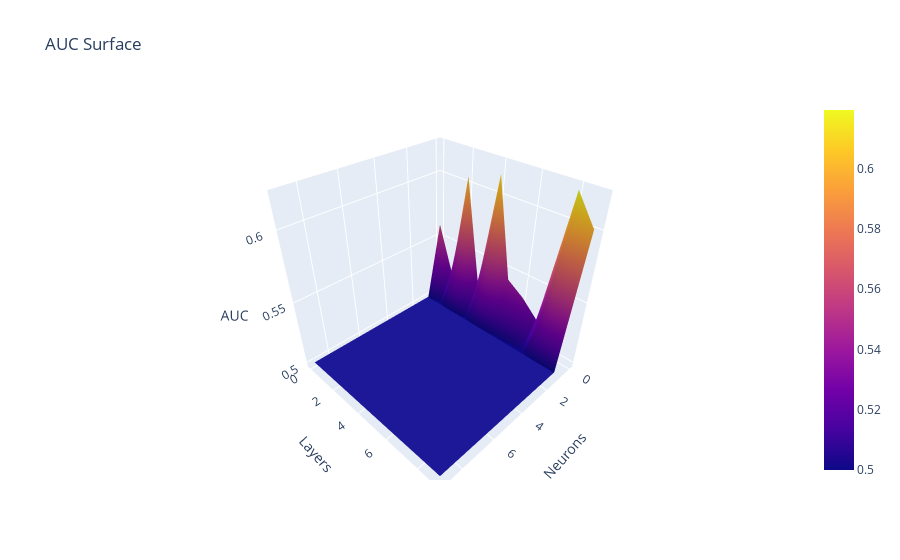

Notebook code cell kept with this figure:
### Code cell
fig3 = go.Figure(data=[go.Surface(z=AUC_v09)])

fig3.update_layout(title='AUC Surface', autosize=True,
                   scene = dict(xaxis_title='Neurons',
                                yaxis_title='Layers',
                                zaxis_title='AUC'))
fig3.update_yaxes(tickvals=[x+30 for x in range(10)])
fig3.update_xaxes(tickvals=[x+30 for x in range(10)])

fig3.show()
fig3.write_html('AUC_09.html')

### Figure 1 — Plotly figure (JSON) as saved in the notebook; plotly's stock layout.template omitted (floating-point values rounded to 4 significant figures)
{"data": [{"type": "surface", "z": [[0.5601, 0.5, 0.5, 0.5, 0.5, 0.5, 0.5, 0.5, 0.5, 0.5], [0.5225, 0.5, 0.5, 0.5, 0.5, 0.5, 0.5, 0.5, 0.5, 0.5], [0.605, 0.5, 0.5, 0.5, 0.5, 0.5, 0.5, 0.5, 0.5, 0.5], [0.5256, 0.5, 0.5, 0.5, 0.5, 0.5, 0.5, 0.5, 0.5, 0.5], [0.6139, 0.5, 0.5, 0.5, 0.5, 0.5, 0.5, 0.5, 0.5, 0.5], [0.5419, 0.5, 0.5, 0.5, 0.5, 0.5, 0.5, 0.5, 0.5, 0.5], [0.5334, 0.5, 0.5, 0.5, 0.5, 0.5, 0.5, 0.5, 0.5, 0.5], [0.5212, 0.5, 0.5, 0.5, 0.5, 0.5, 0.5, 0.5, 0.5, 0.5], [0.6195, 0.5, 0.5, 0.5, 0.5, 0.5, 0.5, 0.5, 0.5, 0.5], [0.6003, 0.5, 0.5, 0.5, 0.5, 0.5, 0.5, 0.5, 0.5, 0.5]]}], "layout": {"autosize": true, "scene": {"xaxis": {"title": {"text": "Neurons"}}, "yaxis": {"title": {"text": "Layers"}}, "zaxis": {"title": {"text": "AUC"}}}, "title": {"text": "AUC Surface"}, "xaxis": {"tickvals": [30, 31, 32, 33, 34, 35, 36, 37, 38, 39]}, "yaxis": {"tickvals": [30, 31, 32, 33, 34, 35, 36, 37, 38, 39]}}}
